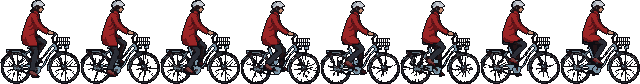
#> input picture riverwalk/art/scene/cyclist_adult1_pedal.png, 640 x 84 px, given in place of cars_spritecook.png, which was not available
$ python make_traffic.py
#> lines starting #> are read from the running program, lines starting #| are printed output that depends on the picture; after the words box and inside, x2 and y2 are one past the last pixel; in counts of white or black regions, pixels touching at a corner belong together; pictures that were not available may be replaced by others from this repository, and a replacement may not be noted
### tools/make_props.py
# Cleans the SpriteCook obstacle and building art (round 2, 5 Oct 2026) into riverwalk/art/scene/.
# Each source in source_scenery/ is a cropped SpriteCook render with ~500-7000 near-duplicate colours.
#   * palette: k-means in Lab (16 colours for props, 28 for buildings), so the art matches the hand-sized
#     palettes of the screen-1 building (16) and keeps its pixel grid (no scaling)
#   * despeckle: a lone pixel whose 8 neighbours mostly share one close colour takes that colour
#   * buildings: specks that float free of the facade (cut-off side balconies) are dropped
#   * these assets carry their own 1 px dark outline, so Sc.outline is NOT applied on top
import os, numpy as np
from PIL import Image
from skimage.color import rgb2lab
from sklearn.cluster import KMeans
ROOT = os.path.dirname(os.path.dirname(os.path.abspath(__file__)))
JOBS = [  # source, output, colours
    ('bench_v2_spritecook.png', 'bench.png', 16),
    ('bin_v2_spritecook.png', 'bin.png', 14),
    ('flowerbox_spritecook.png', 'flowerbox.png', 16),
    ('gritbox_spritecook.png', 'gritbox.png', 14),
    ('planter_sq_spritecook.png', 'planter_sq.png', 14),
    ('cafe_spritecook.png', 'cafe.png', 28),
    ('ferry_spritecook.png', 'ferry.png', 24),
    ('tree_near_spritecook.png', 'tree_near.png', 20),
    ('tree_far_spritecook.png', 'tree_far.png', 20),
    ('gable_spritecook.png', 'gable.png', 24),
]
# [21 lines left out: functions half, bench_prep, not called in this run]
FONT = {'S': ['###', '#..', '###', '..#', '###'], 'A': ['.#.', '#.#', '###', '#.#', '#.#'],
        'N': ['#..#', '##.#', '#.##', '#..#', '#..#'], 'D': ['##.', '#.#', '#.#', '#.#', '##.']}
# [46 lines left out: functions grit_prep, deoutline, ferry_prep, not called in this run]
PREP = {'bench.png': bench_prep, 'gritbox.png': grit_prep, 'ferry.png': ferry_prep,
        'tree_far.png': lambda a: deoutline(half(a)), 'tree_near.png': deoutline,
        'cafe.png': deoutline, 'gable.png': deoutline}
def clean(src, k, solo=False, prep=None):
    a = np.array(Image.open(src).convert('RGBA'))
    if prep: a = prep(a)
    H, W = a.shape[:2]
    on = a[..., 3] > 20
    rgb = a[..., :3]
    lab = rgb2lab(rgb / 255.0)
    km = KMeans(n_clusters=k, n_init=4, random_state=1).fit(lab[on])
    idx = np.full((H, W), -1)
    idx[on] = km.labels_
    pal = np.array([rgb[on][km.labels_ == i].mean(0) for i in range(k)]).round().astype(np.uint8)
    for _ in range(2):
        out = idx.copy()
        for y in range(H):
            for x in range(W):
                c = idx[y, x]
                if c < 0: continue
                nb = [idx[yy, xx] for yy in range(max(0, y - 1), min(H, y + 2)) for xx in range(max(0, x - 1), min(W, x + 2)) if (yy, xx) != (y, x)]
                nb = [n for n in nb if n >= 0]
                if len(nb) == 8 and sum(1 for n in nb if n == c) <= 1:
                    vals, cnt = np.unique(nb, return_counts=True)
                    m = vals[np.argmax(cnt)]
                    if cnt.max() >= 5 and np.linalg.norm(lab[y, x] - km.cluster_centers_[m]) < 18: out[y, x] = m
        idx = out
    if solo:                                                       # keep the facade and what touches it
        from scipy import ndimage
        lab_, n = ndimage.label(idx >= 0, structure=np.ones((3, 3)))
        sizes = ndimage.sum(np.ones_like(lab_), lab_, range(1, n + 1))
        idx[(lab_ > 0) & (lab_ != 1 + int(np.argmax(sizes)))] = -1
    o = np.zeros((H, W, 4), np.uint8)
    o[idx >= 0, :3] = pal[idx[idx >= 0]]
    o[idx >= 0, 3] = 255
    return o
# [8 lines that do not run on import are left out]

### tools/make_traffic.py
# The passing traffic on the road and the promenade bikes (riverwalk/art/scene/car1-5.png, cyclist1-2.png).
#   * cars: source_scenery/cars_spritecook.png is one SpriteCook sheet of cars (asset 050dc075); each car is cut
#     out by its connected silhouette, left to right, top to bottom
#   * cyclists: SpriteCook draws them about 3x too big and on no pixel grid, so each 3 x 3 block becomes one pixel
#     (the darkest pixel where the block holds outline, otherwise the median), then palette + despeckle
#   * the cars face left in the files and the game flips them for traffic going right; the cyclists face right
#     and the game flips them for bikes going left
import os, sys, numpy as np
from PIL import Image
from scipy import ndimage
sys.path.insert(0, os.path.dirname(os.path.abspath(__file__)))
from make_props import clean
ROOT = os.path.dirname(os.path.dirname(os.path.abspath(__file__)))
SRC, OUT = os.path.join(ROOT, 'source_scenery'), os.path.join(ROOT, 'riverwalk', 'art', 'scene')
def down3(a):
    a = a.astype(int); H, W = a.shape[:2]; k = 3
    p = np.zeros(((H + 2) // 3 * 3, (W + 2) // 3 * 3, 4), int); p[:H, :W] = a
    out = np.zeros((p.shape[0] // 3, p.shape[1] // 3, 4), np.uint8)
    for y in range(out.shape[0]):
        for x in range(out.shape[1]):
            blk = p[3 * y:3 * y + 3, 3 * x:3 * x + 3].reshape(-1, 4); on = blk[blk[:, 3] > 20]
            if len(on) < 4: continue
            L = on[:, :3].sum(1)
            c = on[np.argmin(L)] if (L < 120).sum() >= 2 else np.median(on, axis=0)
            out[y, x, :3] = c[:3]; out[y, x, 3] = 255
    ys, xs = np.where(out[..., 3] > 0)
    return out[ys.min():ys.max() + 1, xs.min():xs.max() + 1]
tmp = os.path.join(OUT, '_tmp.png')
a = np.array(Image.open(os.path.join(SRC, 'cars_spritecook.png')).convert('RGBA'))
#> a is the input picture: shape (84, 640, 4); mean R, G, B, A 19.9, 12.6, 14.5, 95.1
lab, n = ndimage.label(a[..., 3] > 0, structure=np.ones((3, 3)))
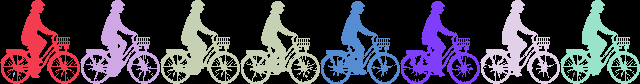
#> lab: shape (84, 640) int32; 10 distinct labels, from 0 to 9; one colour per label, 0 black
#> n = 9
objs = [(s, i + 1) for i, s in enumerate(ndimage.find_objects(lab)) if (s[0].stop - s[0].start) * (s[1].stop - s[1].start) > 400]
#> objs = 7 items
objs.sort(key=lambda o: (o[0][0].start // 30, o[0][1].start))
for k, (s, i) in enumerate(objs[:5]):
    sub = a[s].copy(); sub[lab[s] != i] = 0
#> after `sub = a[s].copy()`:
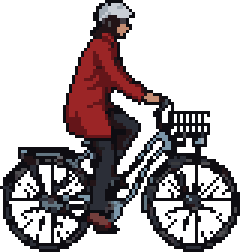
#> sub: shape (84, 80, 4) (shown 3 times larger); mean R, G, B, A 19.8, 12.2, 14, 95.9; transparent parts drawn white
#> after `sub[lab[s] != i] = 0`: sub: shape (84, 80, 4); 0.1% of pixels changed, all inside (x1, y1, x2, y2) = (13, 72, 15, 77)
    Image.fromarray(sub).save(tmp)
    o = clean(tmp, 16)
#> in clean, `on = a[..., 3] > 20`:
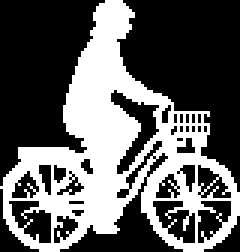
#> on: shape (84, 80) bool (shown 3 times larger); 37.5% white; 1 white region, box (x1, y1, x2, y2) and area: (0, 0, 80, 84) 2520
#> in clean, `lab = rgb2lab(rgb / 255.0)`: lab: shape (84, 80, 3) float64; mean of channels 0, 1, 2 5.9, 3.6, 0.9
#> in clean, `idx[on] = km.labels_`:
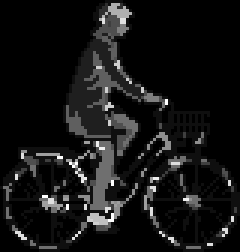
#> idx: shape (84, 80) int64 (shown 3 times larger); min -1, max 15, mean 0.308; drawn with min black and max white
#> in clean, `pal = np.array([rgb[on][km.labels_ == i].mean(0) for i in range(k)]).r..`: pal = 16 rows, first 8: [14, 13, 18], [155, 37, 38], [160, 169, 178], [78, 77, 80], [34, 20, 23], [100, 21, 25], [43, 46, 55], [195, 140, 114]
    Image.fromarray(o).save(os.path.join(OUT, 'car%d.png' % (k + 1))); print('car%d' % (k + 1), o.shape[1], 'x', o.shape[0])
#| car1 80 x 84
for k, f in enumerate(['cyclist1_spritecook.png', 'cyclist2_spritecook.png']):
    Image.fromarray(down3(np.array(Image.open(os.path.join(SRC, f)).convert('RGBA')))).save(tmp)
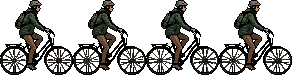
#> input picture riverwalk/art/scene/road_cyclist2_roll.png, 292 x 75 px, given in place of cyclist1_spritecook.png, which was not available
#> after the loop in down3, `for y in range(out.shape[0]):`:
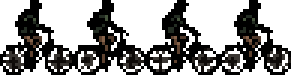
#> out: shape (25, 98, 4) (shown 3 times larger); mean R, G, B, A 5.8, 5.1, 4.2, 110.7; transparent parts drawn white
#> in down3, `ys, xs = np.where(out[..., 3] > 0)`: ys = 1064 values from 0 to 24; xs = 1064 values, max 96 at index 639, min 0 at index 640, mean 47.3
    o = clean(tmp, 14)
#> in clean (call 6), `on = a[..., 3] > 20`: on: shape (25, 97) bool; 43.9% white; 1 white region, box (x1, y1, x2, y2) and area: (0, 0, 97, 25) 1064
#> in clean (call 6), `lab = rgb2lab(rgb / 255.0)`: lab: shape (25, 97, 3) float64; mean of channels 0, 1, 2 2.1, 0.2, 0.6
#> in clean (call 6), `idx[on] = km.labels_`:
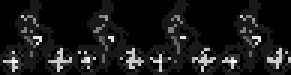
#> idx: shape (25, 97) int64 (shown 3 times larger); min -1, max 9, mean -0.0301; drawn with min black and max white
#> in clean (call 6), `pal = np.array([rgb[on][km.labels_ == i].mean(0) for i in range(k)]).r..`: pal = 14 rows, first 8: [0, 0, 0], [58, 54, 50], [133, 98, 74], [95, 67, 49], [36, 45, 35], [70, 85, 61], [35, 31, 27], [14, 10, 8]
    Image.fromarray(o).save(os.path.join(OUT, 'cyclist%d.png' % (k + 1))); print('cyclist%d' % (k + 1), o.shape[1], 'x', o.shape[0])
#| cyclist1 97 x 25
os.remove(tmp)

# The near lane's traffic at its perspective size (preview/art, 6 Oct 2026): the road is closer to the camera than
# the promenade, so its cars and cyclists are drawn bigger than Mia and Pepper (Mia 60 px is about 1.35 m).
# One SpriteCook render per car (1x, 157-218 px long), lengthened by repeating single body columns between the
# wheels (spread out, each once), so 190-235 px; the van and the hatchback were drawn facing right and are
# mirrored (every car file faces left; the game flips them for traffic going right). road_car5 is the Volvo in
# silver (its blue body shades turned grey). See-through window glass is filled; the taxi's sign is stored
# mirrored so it reads right in the game. The cyclists (150 px renders on a 2x grid) are halved, 73 x 75,
# facing right. The promenade bikes keep cyclist1.png.
sys.path.insert(0, os.path.dirname(os.path.abspath(__file__)))
from make_town_art import half, trim
def load(n):
#> (the run stopped early here; a loop or call above may not have finished)
